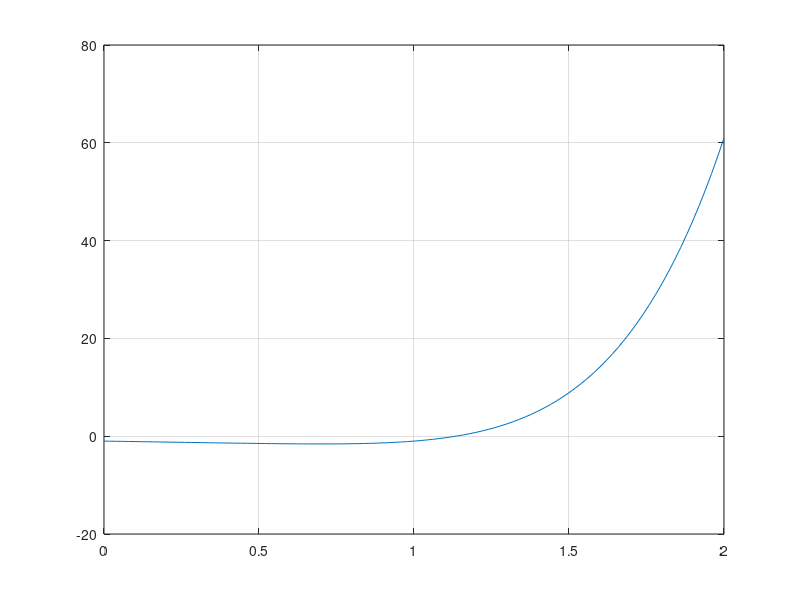

Write MATLAB code to recreate this figure.
% Exercici
x=[0:0.02:2];
f=@(x)x.^6-x-1;
plot(x,f(x)),grid
% On creua ambel 0?
aprox=fzero(f,1)
f1=@(x)x.^6-x-1;
f2=@(x)(x+1)^(1/6);
y1=1
y2=1
for n=1:5
    y1=f1(y1)
    y2=f2(y2)
end

